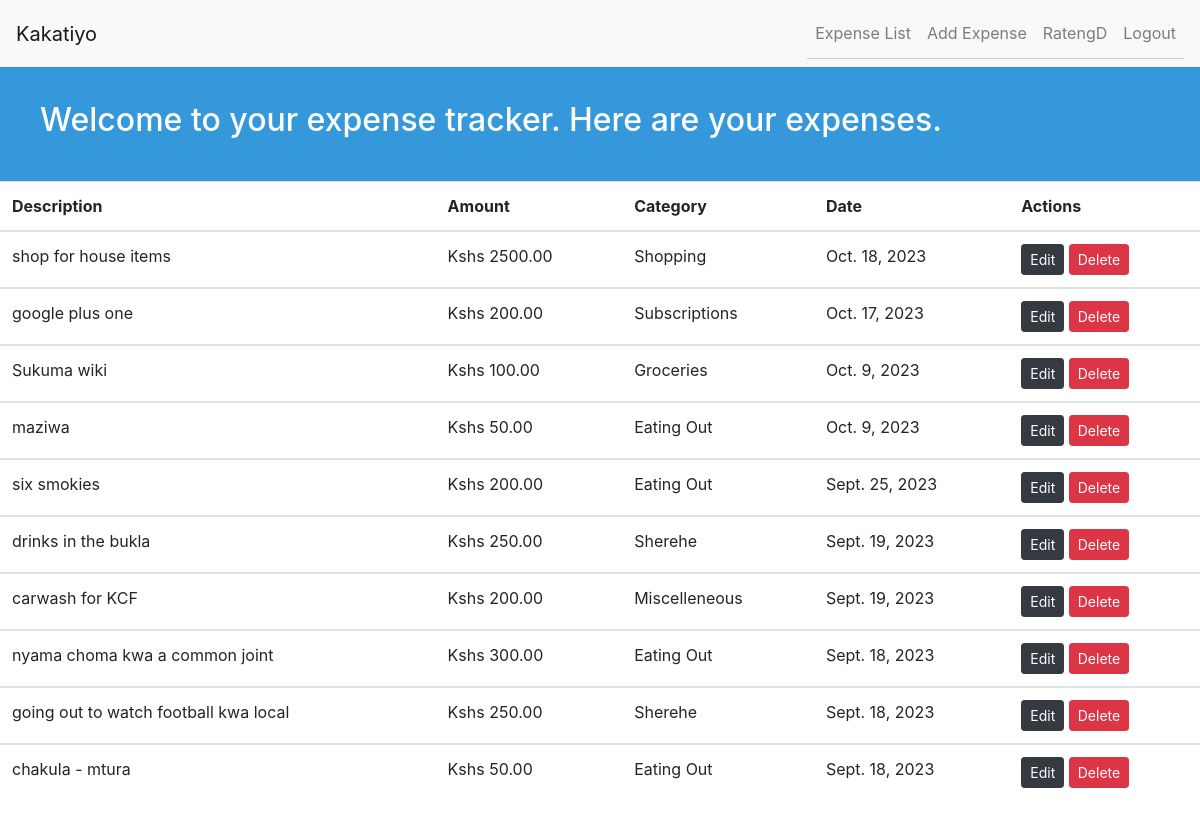
Page /expense/ (signed in) on the committed database.
### tracker/models.py (models this page shows, shortened)
class Expense(models.Model):
    user = models.ForeignKey(User, on_delete=models.CASCADE)
    date = models.DateField()
    description = models.CharField(max_length=200)
    amount = models.DecimalField(max_digits=10, decimal_places=2)
    category = models.ForeignKey(
        Category, on_delete=models.SET_NULL, null=True, blank=True)

class Category(models.Model):
    name = models.CharField(max_length=100)
    def __str__(self):
        return self.name

### tracker/views.py (the view)
# urls.py: path('expense/', expense_list, name="expense_list"),
@login_required
def expense_list(request):
    expenses = Expense.objects.filter(user=request.user).order_by('-date')
    return render(request, 'tracker/expense_list.html', {'expenses': expenses})

### tracker/templates/tracker/expense_list.html
{% extends 'base.html' %} {% block content %}
<header class="py-4" style="background-color: #3498db; color: #fff">
	<div class="container">
		<div class="row">
			<h2>Welcome to your expense tracker. Here are your expenses.</h2>
		</div>
	</div>
</header>
<table class="table table-hover">
	<thead>
		<tr>
			<th scope="col">Description</th>
			<th scope="col">Amount</th>
			<th scope="col">Category</th>
			<th scope="col">Date</th>
			<th scope="col">Actions</th>
		</tr>
	</thead>
	{% for expense in expenses %}
	<tbody>
		<tr>
			<td scope="row">{{ expense.description }}</td>
			<td>Kshs {{ expense.amount }}</td>
			<td>{{ expense.category }}</td>
			<td>{{ expense.date }}</td>
			<td>
				{% if user.is_authenticated %}
				<a
					href="{% url 'edit_expense' expense.id %}"
					class="btn btn-dark btn-sm"
					>Edit</a
				>
				<a
					href="{% url 'delete_expense' expense.id %}"
					class="btn btn-danger btn-sm"
					>Delete</a
				>
				{% endif %}
			</td>
		</tr>
	</tbody>
	{% endfor %}
</table>
{% endblock content %}

### tracker/templates/navbar.html (shortened to what this page needs)
<nav class="navbar navbar-expand-lg navbar-light bg-light">
	<a class="navbar-brand" href="{% url 'home' %}"> Kakatiyo</a>
	<div class="collapse navbar-collapse" id="navbarNav">
		<ul class="navbar-nav ml-auto">
			{% if user.is_authenticated %}
			<li class="nav-item">
				<a class="nav-link" href="{% url 'expense_list' %}">Expense List</a>
			</li>
			<li class="nav-item">
				<a class="nav-link" href="{% url 'add_expense' %}">Add Expense</a>
			</li>
			<li class="nav-item">
				<a class="nav-link" href="#"> {{ user.username }} </a>
			</li>
			<li class="nav-item">
				<a class="nav-link" href="{% url 'logout' %}">Logout</a>
			</li>
			{% endif %}
		</ul>
	</div>
</nav>

### static/css/styles.css (style rules this page uses)
h2 { text-align: center; background-color: #3498db; color: #fff; padding: 10px; }
ul { list-style-type: none; padding: 0; }
li { padding: 5px 0; border-bottom: 1px solid #ccc; }
.btn-danger { background-color: #e74c3c; color: #fff; padding: 5px 10px; border: none; border-radius: 5px; cursor: pointer; }

### rows in the picture
Expense: description "shop for house items", amount "2500.00", category "Shopping", date "Oct. 18, 2023"
Expense: description "google plus one", amount "200.00", category "Subscriptions", date "Oct. 17, 2023"
Expense: description "Sukuma wiki", amount "100.00", category "Groceries", date "Oct. 9, 2023"
Expense: description "maziwa", amount "50.00", category "Eating Out", date "Oct. 9, 2023"
Expense: description "six smokies", amount "200.00", category "Eating Out", date "Sept. 25, 2023"
Expense: description "drinks in the bukla", amount "250.00", category "Sherehe", date "Sept. 19, 2023"
Expense: description "carwash for KCF", amount "200.00", category "Miscelleneous", date "Sept. 19, 2023"
Expense: description "nyama choma kwa a common joint", amount "300.00", category "Eating Out", date "Sept. 18, 2023"
Expense: description "going out to watch football kwa local", amount "250.00", category "Sherehe", date "Sept. 18, 2023"
Expense: description "chakula - mtura", amount "50.00", category "Eating Out", date "Sept. 18, 2023"

### other values in the picture
{{ user.username }} "RatengD"
